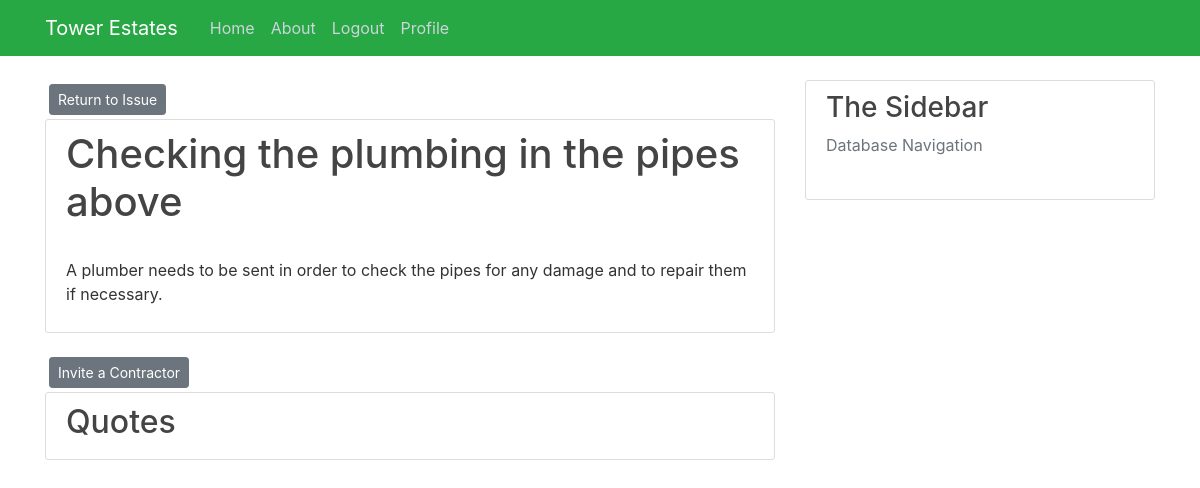
The page /Job/1 (signed in) on the database as committed earlier.
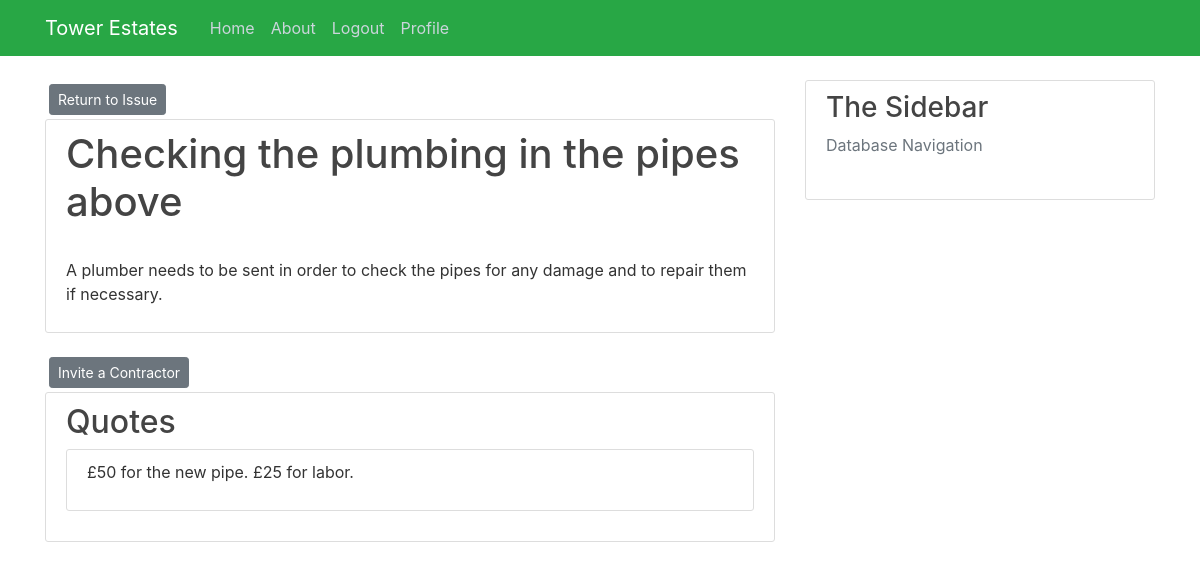
The same page on the database as committed later.
### Tower/models.py (models this page shows)
class Jobs(db.Model):
    job_id = db.Column(db.Integer, primary_key=True)
    summary = db.Column(db.String(100), nullable=False)
    content = db.Column(db.String(500), nullable=False)
    opened = db.Column(db.DateTime, nullable=False, default=datetime.utcnow())
    closed = db.Column(db.Boolean, default=False)
    issue = db.Column(db.Integer, db.ForeignKey("issue.issue_id"), nullable=False)
    quotes = db.relationship("Quotes", backref="Jobs", lazy=True, cascade="all, delete-orphan")
    notes = db.relationship("Jobs_Notes", backref="Jobs", lazy=True, cascade="all, delete-orphan")

class Quotes(db.Model):
    quote_id = db.Column(db.Integer, primary_key=True)
    created = db.Column(db.DateTime, default=datetime.utcnow)
    content = db.Column(db.String(500), nullable=False)
    chosen = db.Column(db.Boolean, default=False)
    job = db.Column(db.Integer, db.ForeignKey("jobs.job_id"), nullable=False)
    contractor = db.Column(db.Integer, db.ForeignKey("user.user_id"), nullable=False)

### Tower/routes.py (the view)
@app.route("/Job/<int:job_id>")
@login_required
def Job(job_id):
    job = db.session.query(Jobs).filter(Jobs.job_id == job_id).first()
    quotes = db.session.query(Quotes).filter(Quotes.job == job_id).all()
    return render_template("Job.html", job=job, quotes=quotes)

### Tower/models.py (called while the page is built)
@login_manager.user_loader
def load_user(user_id):
    return User.query.get(int(user_id))

### Tower/templates/Job.html
{% extends "layout.html" %}
{% block content %}
<a class="btn btn-secondary btn-sm m-1" href="{{url_for('Issue_page', issue_id = job.issue) }}">Return to Issue</a>
<div class="content-section">
    <h2 class="account-heading"> {{ job.summary }}</h2>
    <br>
    <p>{{job.content}}</p>
</div>
<a class="btn btn-secondary btn-sm m-1" href="{{url_for('Invite_contractor', job_id = job.job_id)}}">Invite a Contractor</a>
<div class="content-section">
    <h2 class="article-title"> Quotes</h2>
    {% for quote in quotes %}
        <div class="content-section">
            <p> {{quote.content}} </p>
        </div>
    {% endfor %}
</div>
{% endblock content %}

### Tower/templates/layout.html (shortened to what this page needs)
<!DOCTYPE html>
<html lang="en">
<head>
    <link rel="stylesheet" href="https://stackpath.bootstrapcdn.com/bootstrap/4.5.2/css/bootstrap.min.css"
>
    <link rel="stylesheet" type="text/css" href="{{url_for('static', filename='main.css') }}">
</head>
<body>
<header class="site-header">
    <nav class="navbar navbar-expand-md navbar-dark bg-success fixed-top">
        <div class="container">
            <a class="navbar-brand mr-4" href="/">Tower Estates</a>
            <div class="collapse navbar-collapse" id="navbarToggle">
                <div class="navbar-nav mr-auto">
                    <a class="nav-item nav-link" href="{{ url_for('home') }}">Home</a>
                    <a class="nav-item nav-link" href="{{ url_for('about') }}">About</a>
                    {% if current_user.is_authenticated %}
                    <a class="nav item nav-link" href="{{ url_for('logout') }}">Logout</a>
                    {% else %}
                    <a class="nav-item nav-link" href="{{ url_for('login') }}">Login</a>
                    {% endif %}
                    {% if current_user.role == ('Contractor') %}
                    <a class="nav-item nav-link" href="{{ url_for('Contractor', user_id = current_user.user_id)}}">Profile</a>
                    {% endif %}
                </div>
            </div>
        </div>
    </nav>
</header>
<main role="main" class="container">
    <div class="row">
        <div class="col-md-8">
            {% block content %}{% endblock %}
        </div>
        {% if current_user.is_authenticated %}
        <div class="col-md-4">
            <div class="content-section">
                <h3>The Sidebar</h3>
                <p class='text-muted'> Database Navigation
                </p>
            </div>
        {%endif%}
        </div>
    </div>
</main>
</body>
</html>

### Tower/Static/main.css (style rules this page uses)
body { background: #ffffff; color: #333333; margin-top: 5rem; }
h1, h2, h3, h4, h5, h6 { color: #444444; }
.site-header .navbar-nav .nav-link { color: #cbd5db; }
.content-section { background: #ffffff; padding: 10px 20px; border: 1px solid #dddddd; border-radius: 3px; margin-bottom: 20px; }
.article-title { color: #444444; }
.account-heading { font-size: 2.5rem; }

Rows that differ between the two databases and show on the page:
added Quotes: content "£50 for the new pipe. £25 for labor."
